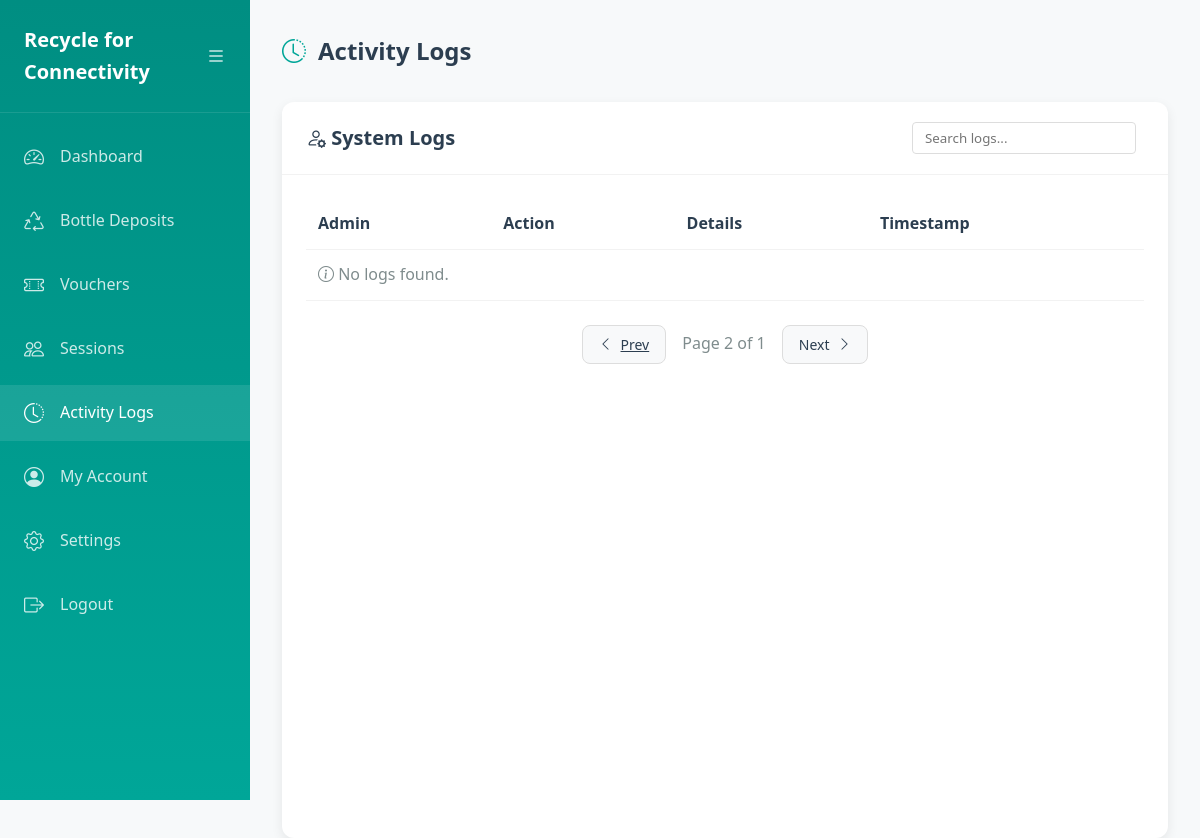
Page /activity_logs.php?page=2 (signed in) on the earlier database version.
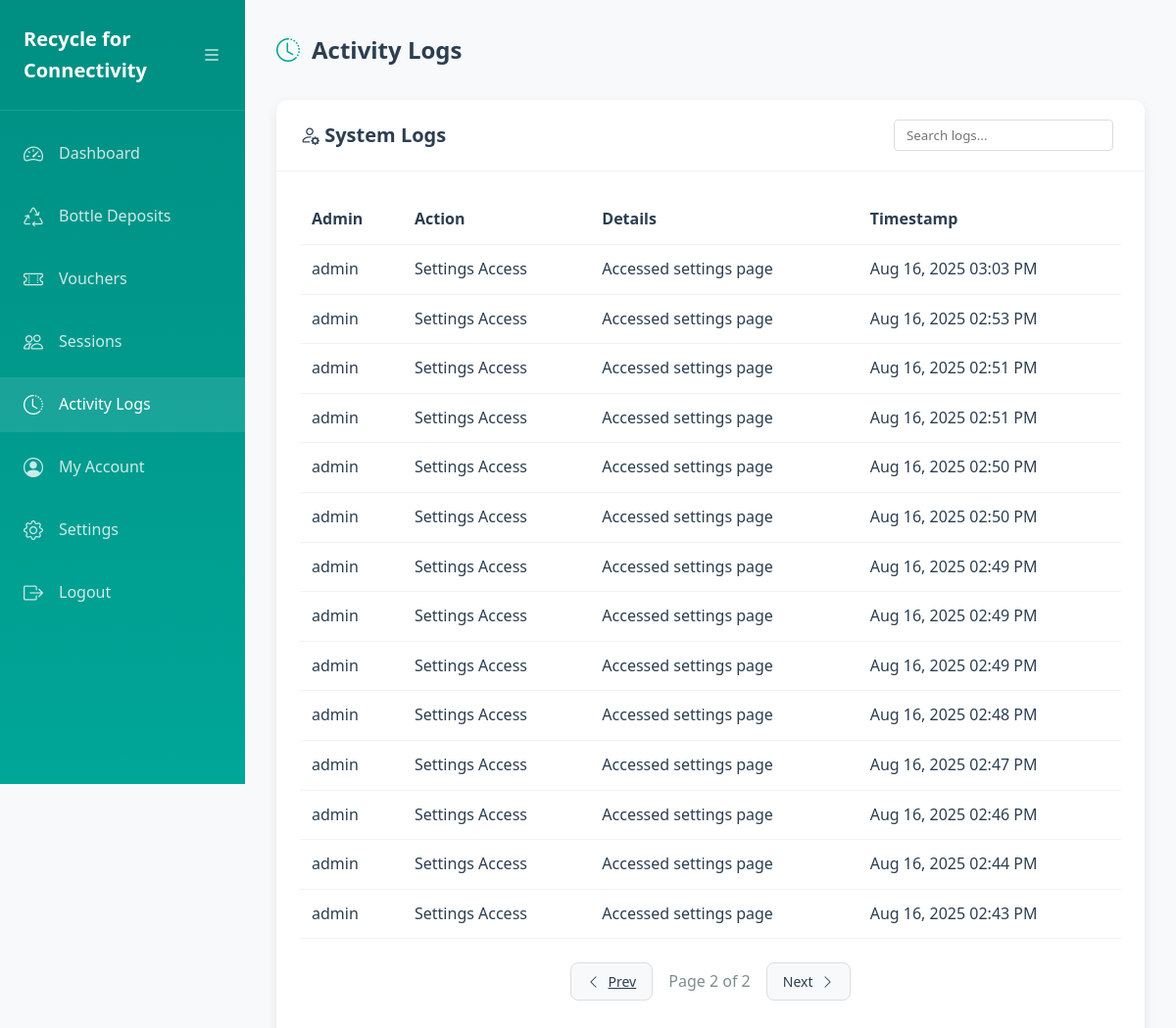
Same page on the later database version.
### tables this page shows
CREATE TABLE `systemlog` (
  `log_id` int(11) NOT NULL,
  `admin_id` int(11) NOT NULL,
  `action` varchar(255) NOT NULL,
  `details` text DEFAULT NULL,
  `timestamp` timestamp NULL DEFAULT current_timestamp()
);

### activity_logs.php (the view, shortened to what this page needs)
<?php
require_once 'config.php';
$page = isset($_GET['page']) ? (int)$_GET['page'] : 1;
$per_page = 15;
$offset = ($page - 1) * $per_page;
$table = 'SystemLog';
$join_condition = 'JOIN Admin a ON l.admin_id = a.admin_id';
$select_columns = 'l.*, a.username';
$log_count_query = "SELECT COUNT(*) FROM SystemLog";
$total_logs_result = $conn->query($log_count_query);
$total_logs = $total_logs_result ? $total_logs_result->fetch_row()[0] : 0;
$total_pages = ceil($total_logs / $per_page);
$logs_query = "
    SELECT {$select_columns}
    FROM {$table} l
    {$join_condition}
    ORDER BY l.timestamp DESC
    LIMIT {$per_page} OFFSET {$offset}
";
$logs_result = $conn->query($logs_query);
$logs = $logs_result ? $logs_result->fetch_all(MYSQLI_ASSOC) : [];
?>
<!DOCTYPE html>
<html lang="en">
<head>
    <link rel="stylesheet" href="https://cdn.jsdelivr.net/npm/bootstrap-icons@1.10.0/font/bootstrap-icons.css">
    <link rel="stylesheet" href="./css/styles.css">
</head>
<body class="dashboard-container">
    <div class="sidebar" id="sidebar">
        <div class="sidebar-header">
            <div class="logo">
                <h1><?= SITE_NAME ?></h1>
            </div>
            <button class="sidebar-toggle" id="sidebarToggle">
                <i class="bi bi-list"></i>
            </button>
        </div>
        <nav>
            <ul>
                <li>
                    <a href="dashboard.php">
                        <i class="bi bi-speedometer2"></i>
                        <span>Dashboard</span>
                    </a>
                </li>
                <li>
                    <a href="bottle_deposits.php">
                        <i class="bi bi-recycle"></i>
                        <span>Bottle Deposits</span>
                    </a>
                </li>
                <li>
                    <a href="vouchers.php">
                        <i class="bi bi-ticket-perforated"></i>
                        <span>Vouchers</span>
                    </a>
                </li>
                <li>
                    <a href="users.php">
                        <i class="bi bi-people"></i>
                        <span>Sessions</span>
                    </a>
                </li>
                <li class="active">
                    <a href="activity_logs.php">
                        <i class="bi bi-clock-history"></i>
                        <span>Activity Logs</span>
                    </a>
                </li>
                <li>
                        <a href="profile.php">
                            <i class="bi bi-person-circle"></i>
                            <span>My Account</span>
                        </a>
                    </li>
                <li>
                    <a href="settings.php">
                        <i class="bi bi-gear"></i>
                        <span>Settings</span>
                    </a>
                </li>
                <li>
                    <a href="logout.php">
                        <i class="bi bi-box-arrow-right"></i>
                        <span>Logout</span>
                    </a>
                </li>
            </ul>
        </nav>
    </div>
    <div class="main-content">
        <div class="main-header">
            <h2><i class="bi bi-clock-history"></i> Activity Logs</h2>
        </div>
        <div class="card">
            <div class="card-header">
                <h3><i class="bi bi-person-gear"></i> System Logs</h3>
                <div class="filter-options">
                    <input type="text" id="searchLogs" placeholder="Search logs..." class="form-control">
                </div>
            </div>
            <div class="card-body">
                <div class="table-responsive">
                    <table class="transaction-logs">
                        <thead>
                            <tr>
                                <th>Admin</th>
                                <th>Action</th>
                                <th>Details</th>
                                <th>Timestamp</th>
                            </tr>
                        </thead>
                        <tbody>
                            <?php if (!empty($logs)): ?>
                                <?php foreach ($logs as $log): ?>
                                    <tr>
                                        <td><?= htmlspecialchars($log['username']) ?></td>
                                        <td><?= htmlspecialchars($log['action']) ?></td>
                                        <td><?= htmlspecialchars($log['details']) ?></td>
                                        <td><?= date('M j, Y h:i A', strtotime($log['timestamp'])) ?></td>
                                    </tr>
                                <?php endforeach; ?>
                            <?php else: ?>
                                <tr><td colspan="5" class="text-center py-4 text-muted"><i class="bi bi-info-circle"></i> No logs found.</td></tr>
                            <?php endif; ?>
                        </tbody>
                    </table>
                </div>
                <div class="pagination mt-4">
                    <?php if ($page > 1): ?>
                        <a href="?page=<?= $page - 1 ?>" class="btn btn-secondary">
                            <i class="bi bi-chevron-left"></i> Prev
                        </a>
                    <?php else: ?>
                        <button class="btn btn-secondary" disabled>
                            <i class="bi bi-chevron-left"></i> Prev
                        </button>
                    <?php endif; ?>
                    <span class="pagination-info">Page <?= $page ?> of <?= $total_pages ?></span>
                    <?php if ($page < $total_pages): ?>
                        <a href="?page=<?= $page + 1 ?>" class="btn btn-secondary">
                            Next <i class="bi bi-chevron-right"></i>
                        </a>
                    <?php else: ?>
                        <button class="btn btn-secondary" disabled>
                            Next <i class="bi bi-chevron-right"></i>
                        </button>
                    <?php endif; ?>
                </div>
            </div>
        </div>
    </div>
</body>
</html>

### css/styles.css (style rules this page uses)
:root { --primary-color: #2ecc71; --primary-dark: #27ae60; --accent-color: #3498db; --text-color: #2c3e50; --light-text: #7f8c8d; --danger-color: #e74c3c; --success-color: #27ae60; --bg-color: #ecf0f1; --card-bg: #ffffff; --input-bg: #f8f9fa; --shadow: 0 4px 6px rgba(0, 0, 0, 0.1); --transition: all 0.3s ease; }
* { margin: 0; padding: 0; box-sizing: border-box; font-family: 'Poppins', 'Segoe UI', Tahoma, Geneva, Verdana, sans-serif; }
body { color: var(--text-color); line-height: 1.6; font-size: 16px; }
:root { --primary-color: #00a698; --primary-dark: #008e82; --accent-color: #ff7c43; --accent-dark: #e86e3a; --text-color: #2c3e50; --light-text: #7f8c8d; --danger-color: #e74c3c; --success-color: #27ae60; --bg-color: #f7f9fa; --card-bg: #ffffff; --input-bg: #f8f9fa; --shadow: 0 4px 12px rgba(0, 0, 0, 0.08); --transition: all 0.3s ease; }
.dashboard-container { display: flex; min-height: 100vh; background-color: var(--bg-color); }
.sidebar { width: 250px; background: linear-gradient(180deg, var(--primary-dark) 0%, var(--primary-color) 100%); color: #fff; transition: var(--transition); position: fixed; top: 0; left: 0; height: 100vh; z-index: 1000; overflow-y: auto; }
.sidebar-header { display: flex; justify-content: space-between; align-items: center; padding: 1.5rem; border-bottom: 1px solid rgba(255, 255, 255, 0.1); }
.logo h1 { font-size: 1.25rem; font-weight: 700; color: #fff; margin: 0; }
.sidebar-toggle { background: transparent; border: none; color: #fff; cursor: pointer; font-size: 1.25rem; padding: 0; }
.sidebar nav ul { list-style: none; padding: 1rem 0; }
.sidebar nav li { margin-bottom: 0.5rem; }
.sidebar nav a { color: rgba(255, 255, 255, 0.8); text-decoration: none; display: flex; align-items: center; padding: 0.75rem 1.5rem; transition: var(--transition); }
.sidebar nav a:hover, .sidebar nav li.active a { color: #fff; background-color: rgba(255, 255, 255, 0.1); }
.sidebar nav a i { margin-right: 1rem; font-size: 1.25rem; }
.main-content { flex: 1; padding: 2rem; margin-left: 250px; transition: var(--transition); }
.main-header { display: flex; justify-content: space-between; align-items: center; margin-bottom: 2rem; }
.main-header h2 { font-weight: 600; color: var(--text-color); display: flex; align-items: center; }
.main-header h2 i { margin-right: 0.75rem; color: var(--primary-color); }
.card { background-color: #fff; border-radius: 12px; box-shadow: var(--shadow); height: 100%; overflow: hidden; }
.card-header { padding: 1.25rem 1.5rem; border-bottom: 1px solid rgba(0, 0, 0, 0.05); display: flex; justify-content: space-between; align-items: center; }
.card-header h3 { font-size: 1.25rem; font-weight: 600; margin: 0; color: var(--text-color); }
.card-body { padding: 1.5rem; }
.table-responsive { overflow-x: auto; }
.btn { display: inline-block; font-weight: 500; text-align: center; white-space: nowrap; vertical-align: middle; user-select: none; border: 1px solid transparent; padding: 0.5rem 1rem; font-size: 0.875rem; line-height: 1.5; border-radius: 4px; transition: var(--transition); cursor: pointer; }
.filter-options { display: flex; align-items: center; }
.filter-options input { padding: 0.375rem 0.75rem; border: 1px solid #ddd; border-radius: 4px; margin-right: 0.5rem; }
.pagination { display: flex; justify-content: center; align-items: center; gap: 1rem; margin-top: 1.5rem; }
.pagination-info { color: var(--light-text); }
.transaction-logs { width: 100%; border-collapse: collapse; }
.transaction-logs th, .transaction-logs td { padding: 0.75rem; text-align: left; border-bottom: 1px solid rgba(0, 0, 0, 0.05); }
.transaction-logs th { font-weight: 600; color: var(--text-color); }
.btn { display: inline-flex; align-items: center; gap: 0.5rem; padding: 0.5rem 1rem; border-radius: 8px; font-weight: 500; cursor: pointer; transition: var(--transition); border: none; }
.btn-secondary { background-color: #f8f9fa; color: var(--text-color); border: 1px solid #ddd; }
.text-center { text-align: center; }
.text-muted { color: var(--light-text); }

Differences in the rows shown:
added systemlog: admin.username "admin", action "Settings Access", details "Accessed settings page", timestamp "Aug 16, 2025 03:03 PM"
added systemlog: admin.username "admin", action "Settings Access", details "Accessed settings page", timestamp "Aug 16, 2025 02:53 PM"
added systemlog: admin.username "admin", action "Settings Access", details "Accessed settings page", timestamp "Aug 16, 2025 02:51 PM"
added systemlog: admin.username "admin", action "Settings Access", details "Accessed settings page", timestamp "Aug 16, 2025 02:51 PM"
added systemlog: admin.username "admin", action "Settings Access", details "Accessed settings page", timestamp "Aug 16, 2025 02:50 PM"
added systemlog: admin.username "admin", action "Settings Access", details "Accessed settings page", timestamp "Aug 16, 2025 02:50 PM"
added systemlog: admin.username "admin", action "Settings Access", details "Accessed settings page", timestamp "Aug 16, 2025 02:49 PM"
added systemlog: admin.username "admin", action "Settings Access", details "Accessed settings page", timestamp "Aug 16, 2025 02:49 PM"
added systemlog: admin.username "admin", action "Settings Access", details "Accessed settings page", timestamp "Aug 16, 2025 02:49 PM"
added systemlog: admin.username "admin", action "Settings Access", details "Accessed settings page", timestamp "Aug 16, 2025 02:48 PM"
added systemlog: admin.username "admin", action "Settings Access", details "Accessed settings page", timestamp "Aug 16, 2025 02:47 PM"
now on this page (row edited): systemlog: admin.username "admin", action "Settings Access", details "Accessed settings page", timestamp "Aug 16, 2025 02:46 PM"
now on this page (row edited): systemlog: admin.username "admin", action "Settings Access", details "Accessed settings page", timestamp "Aug 16, 2025 02:44 PM"
now on this page (row edited): systemlog: admin.username "admin", action "Settings Access", details "Accessed settings page", timestamp "Aug 16, 2025 02:43 PM"
Other differences:
$total_pages: "1" → "2"
text no longer shown: "No logs found."
